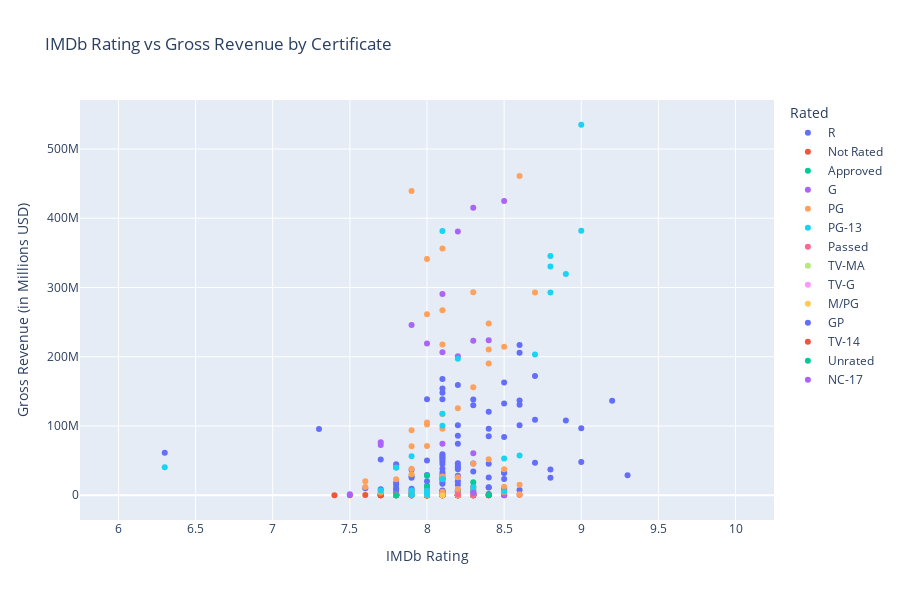

The cell this chart's notebook holds for it:
### Markdown cell above
## iii. Interactive Widgets:

### Code cell
fig = px.scatter(
    df_movies,
    x='IMDb_Rating',
    y='Gross',
    color='Rated',
    hover_data=['Movie Name', 'Director', 'Votes'],
    title='IMDb Rating vs Gross Revenue by Certificate',
    labels={
        'IMDb_Rating': 'IMDb Rating',
        'Gross': 'Gross Revenue (in Millions USD)',
        'Rated': 'Movie Certificate'
    }
)
fig.update_traces(
    hovertemplate=
        "<b>%{customdata[0]}</b><br>" +
        "Director: %{customdata[1]}<br>" +
        "Rating: %{x}<br>" +
        "Gross: $%{y:.2f}M<br>" +
        "Votes: %{customdata[2]:,}<extra></extra>",
    customdata=df_movies[['Movie Name', 'Director', 'Votes']]
)
fig.update_layout(
    height=600,
    width=900,
    legend_title_text='Rated'
)
fig.show()

### Figure 1 — Plotly figure (JSON) as saved in the notebook; plotly's stock layout.template omitted (floating-point values rounded to 4 significant figures; data arrays with more than 128 entries replaced by an {"elided": "..."} marker saying what was removed)
{"data": [{"customdata": {"elided": "496x3 mixed values"}, "hovertemplate": "<b>%{customdata[0]}</b><br>Director: %{customdata[1]}<br>Rating: %{x}<br>Gross: $%{y:.2f}M<br>Votes: %{customdata[2]:,}<extra></extra>", "legendgroup": "R", "marker": {"color": "#636efa", "symbol": "circle"}, "mode": "markers", "name": "R", "orientation": "v", "showlegend": true, "type": "scatter", "x": [9.2, 9.0, 8.8, 9.3, 8.5, 9.0, 8.9, 8.7, 8.4, 8.7, 8.1, 8.0, 8.2, 8.6, 8.3, 8.6, 8.1, 8.1, 8.5, 8.2, 8.5, 8.5, 8.4, 8.1, 8.6, 8.4, 8.8, 8.1, 6.0, 8.2, 8.3, 8.0, 8.7, 8.6, 8.3, 8.2, 8.1, 8.1, 8.6, 8.4, 8.1, 8.2, 8.1, 8.4, 7.9, 8.4, 8.3, 7.8, 8.2, 8.5, 8.3, 7.9, 8.1, 8.0, 8.1, 8.2, 7.8, 8.5, 8.0, 8.0, 7.8, 6.3, 8.1, 8.2, 8.0, 8.0, 8.1, 7.9, 7.8, 8.6, 8.1, 8.1, 8.5, 7.8, 8.3, 8.2, 8.5, 8.4, 7.8, 8.1, 8.1, 8.1, 7.9, 8.0, 8.2, 8.1, 8.0, 8.3, 7.9, 8.1, 8.4, 7.9, 7.7, 7.8, 7.9, 8.5, 8.1, 8.2, 8.1, 7.3, 8.1, 8.0, 8.2, 7.8, 7.8, 8.2, 6.7, 7.8, 8.1, 8.0, 8.0, 8.1, 8.1, 7.7, 8.3, 7.8, 8.1, 7.8, 8.2, 7.7, 7.8, 7.7, 8.0, 7.9, 8.2, 7.9, 7.6, 8.1], "xaxis": "x", "y": [136400000.0, 47830000.0, 25100000.0, 28770000.0, 32000000.0, 96900000.0, 107900000.0, 109000000.0, 96040000.0, 46910000.0, 6783000.0, 124200.0, 28260000.0, 130700000.0, 5322000.0, 7564000.0, 23380000.0, 29200000.0, 84210000.0, 4136000.0, 32590000.0, 274000.0, 11290000.0, 3582000.0, 217000000.0, 11490000.0, 37030000.0, 32910000.0, NaN, 26620000.0, 34400000.0, 13340000.0, 172100000.0, 101000000.0, 2832000.0, 101200000.0, 48980000.0, 280000.0, 205900000.0, 45630000.0, 3760000.0, 40220000.0, 2422000.0, 25540000.0, 238800.0, 85160000.0, 130100000.0, NaN, 46360000.0, 23340000.0, 2458000.0, 638600.0, 16490000.0, 29130000.0, 24610000.0, 15000000.0, 125500.0, 162800000.0, 50000000.0, NaN, 1325000.0, 61520000.0, 23690000.0, 74280000.0, 2381000.0, 1656000.0, 25100000.0, 3314000.0, 39950000.0, 136800000.0, 5821000.0, 5535000.0, 132400000.0, 9929000.0, 2071000.0, 37650000.0, 6720000.0, 1661000.0, 8345000.0, 138500000.0, 5549000.0, 59300000.0, 7220000.0, 20210000.0, 42510000.0, 154300000.0, 553200.0, 138400000.0, 9358000.0, 54510000.0, 120500000.0, 27550000.0, 8551000.0, NaN, NaN, 10200000.0, 45060000.0, 85890000.0, 52290000.0, 95610000.0, 56670000.0, 5970000.0, 159200000.0, 18100000.0, 44790000.0, 5509000.0, NaN, 14740000.0, 19490000.0, 138800000.0, 169700.0, 38370000.0, 3107000.0, 51700000.0, 45970000.0, 2088000.0, 148100000.0, 3803000.0, 20060000.0, 1436000.0, 6172.0, NaN, 3494000.0, 25350000.0, 6391000.0, 36950000.0, 9984000.0, 167800000.0], "yaxis": "y"}, {"customdata": {"elided": "496x3 mixed values"}, "hovertemplate": "<b>%{customdata[0]}</b><br>Director: %{customdata[1]}<br>Rating: %{x}<br>Gross: $%{y:.2f}M<br>Votes: %{customdata[2]:,}<extra></extra>", "legendgroup": "Not Rated", "marker": {"color": "#EF553B", "symbol": "circle"}, "mode": "markers", "name": "Not Rated", "orientation": "v", "showlegend": true, "type": "scatter", "x": {"elided": "155 float values"}, "xaxis": "x", "y": {"elided": "155 float values"}, "yaxis": "y"}, {"customdata": {"elided": "496x3 mixed values"}, "hovertemplate": "<b>%{customdata[0]}</b><br>Director: %{customdata[1]}<br>Rating: %{x}<br>Gross: $%{y:.2f}M<br>Votes: %{customdata[2]:,}<extra></extra>", "legendgroup": "Approved", "marker": {"color": "#00cc96", "symbol": "circle"}, "mode": "markers", "name": "Approved", "orientation": "v", "showlegend": true, "type": "scatter", "x": [9.0, 8.4, 8.2, 8.3, 8.4, 8.2, 8.3, 8.3, 8.1, 8.1, 8.2, 8.4, 8.1, 8.0, 8.0, 8.3, 8.1, 8.1, 8.1, 8.1, 8.0, 8.1, 8.2, 8.2, 8.1, 8.0, 7.9, 8.0, 8.0, 8.0, 8.1, 8.0, 8.0, 7.9, 7.8, 8.1, 8.1, 8.2, 7.8, 7.9, 7.8, 8.1, 7.9, 7.8, 7.9, 7.9, 8.3, 8.1, 8.1, 8.0, 8.0, 8.0, 7.9, 7.9, 7.9, 8.0, 7.9, 7.9, 7.9, 7.9, 7.9, 7.8, 7.8, 7.8, 7.9, 7.8, 7.7], "xaxis": "x", "y": [NaN, 299600.0, NaN, 18600000.0, NaN, 63460.0, 66730.0, NaN, NaN, 1067000.0, 5014000.0, NaN, 3270000.0, NaN, NaN, 592200.0, NaN, 23650000.0, NaN, NaN, NaN, NaN, NaN, NaN, NaN, 11900000.0, NaN, 12540000.0, NaN, NaN, NaN, NaN, 35950.0, NaN, NaN, NaN, 144700.0, NaN, 404500.0, 18180.0, 64640.0, NaN, NaN, NaN, NaN, NaN, NaN, NaN, NaN, NaN, NaN, NaN, NaN, 25560.0, NaN, 28000000.0, NaN, NaN, NaN, NaN, NaN, NaN, 296000.0, NaN, NaN, NaN, NaN], "yaxis": "y"}, {"customdata": {"elided": "496x3 mixed values"}, "hovertemplate": "<b>%{customdata[0]}</b><br>Director: %{customdata[1]}<br>Rating: %{x}<br>Gross: $%{y:.2f}M<br>Votes: %{customdata[2]:,}<extra></extra>", "legendgroup": "G", "marker": {"color": "#ab63fa", "symbol": "circle"}, "mode": "markers", "name": "G", "orientation": "v", "showlegend": true, "type": "scatter", "x": [8.5, 8.5, 8.3, 8.4, 8.3, 8.4, 8.1, 8.5, 8.1, 8.3, 8.2, 8.3, 8.2, 8.0, 8.2, 8.1, 8.0, 8.0, 7.7, 8.1, 8.1, 7.8, 7.9, 7.8, 7.7, 7.5], "xaxis": "x", "y": [19180.0, 163600.0, 1885000.0, NaN, 60480000.0, 223800000.0, 2250000.0, 425000000.0, NaN, 223200000.0, 200900000.0, 415000000.0, NaN, NaN, 380800000.0, 74430000.0, 219000000.0, 6203000.0, 76410000.0, 206400000.0, 290600000.0, 498200.0, 245900000.0, 1004000.0, 72560000.0, 1480000.0], "yaxis": "y"}, {"customdata": {"elided": "496x3 mixed values"}, "hovertemplate": "<b>%{customdata[0]}</b><br>Director: %{customdata[1]}<br>Rating: %{x}<br>Gross: $%{y:.2f}M<br>Votes: %{customdata[2]:,}<extra></extra>", "legendgroup": "PG", "marker": {"color": "#FFA15A", "symbol": "circle"}, "mode": "markers", "name": "PG", "orientation": "v", "showlegend": true, "type": "scatter", "x": [8.5, 8.6, 8.3, 8.3, 8.5, 8.3, 8.6, 8.3, 8.7, 8.1, 8.6, 8.5, 8.1, 8.5, 8.4, 8.4, 8.4, 8.3, 8.4, 7.9, 8.1, 8.1, 7.9, 8.2, 8.1, 8.2, 8.3, 8.2, 8.0, 7.9, 8.0, 8.2, 8.1, 8.1, 7.7, 8.2, 8.1, 7.9, 8.0, 8.0, 7.8, 8.0, 7.9, 7.9, 8.0, 8.0, 8.0, 7.7, 7.9, 7.7, 8.1, 8.0, 7.9, 8.1, 8.2, 7.9, 7.8, 7.8, 7.9, 8.1, 7.9, 8.0, 8.2, 8.1, 7.8, 8.0, 7.6, 7.8, 8.1, 7.6, 7.9, 8.0, 8.1, 8.3], "xaxis": "x", "y": [37620000.0, 15210000.0, 7863000.0, 1628000.0, 4220000.0, 45310000.0, 1484000.0, 9440000.0, 292800000.0, NaN, 461000000.0, 214600000.0, 2739000.0, 12400000.0, 51970000.0, 190200000.0, 248200000.0, 156000000.0, 210500000.0, NaN, 2603000.0, NaN, 38250000.0, 2562000.0, 27200000.0, 26010000.0, 293000000.0, 125600000.0, 857500.0, 22170.0, 974900.0, 9174000.0, 356500000.0, NaN, NaN, 933900.0, 23320000.0, 200500.0, 523700.0, NaN, 82470.0, NaN, NaN, 4000000.0, 102300000.0, 104900000.0, 4543000.0, 3447000.0, 26600.0, 4852000.0, 267300000.0, 509.0, 4081000.0, NaN, 24840.0, 93750000.0, NaN, NaN, 30180000.0, 4941000.0, 439500000.0, 341300000.0, NaN, 95860000.0, NaN, 71110000.0, 20120000.0, 23240000.0, 217600000.0, 11800000.0, 70600000.0, 261400000.0, 117200000.0, 1224000.0], "yaxis": "y"}, {"customdata": {"elided": "496x3 mixed values"}, "hovertemplate": "<b>%{customdata[0]}</b><br>Director: %{customdata[1]}<br>Rating: %{x}<br>Gross: $%{y:.2f}M<br>Votes: %{customdata[2]:,}<extra></extra>", "legendgroup": "PG-13", "marker": {"color": "#19d3f3", "symbol": "circle"}, "mode": "markers", "name": "PG-13", "orientation": "v", "showlegend": true, "type": "scatter", "x": [8.5, 9.0, 9.0, 8.9, 8.8, 8.0, 8.3, 8.3, 8.8, 8.8, 7.9, 8.6, 7.9, 8.0, 7.9, 8.0, 8.1, 6.3, 8.0, 7.9, 8.7, 7.8, 8.5, 8.1, 8.1, 7.9, 8.1, 8.2, 7.9, 7.7], "xaxis": "x", "y": [5322000.0, 381900000.0, 535000000.0, 319400000.0, 345500000.0, 2247000.0, 7099000.0, 11440000.0, 330500000.0, 292600000.0, NaN, 57560000.0, 3334000.0, 4446000.0, 600200.0, 684100.0, 100500000.0, 40560000.0, 6003000.0, 6739000.0, 203200000.0, 40080000.0, 53090000.0, 117600000.0, 381400000.0, 23490.0, 23530000.0, 197200000.0, 56360000.0, 7007000.0], "yaxis": "y"}, {"customdata": {"elided": "496x3 mixed values"}, "hovertemplate": "<b>%{customdata[0]}</b><br>Director: %{customdata[1]}<br>Rating: %{x}<br>Gross: $%{y:.2f}M<br>Votes: %{customdata[2]:,}<extra></extra>", "legendgroup": "Passed", "marker": {"color": "#FF6692", "symbol": "circle"}, "mode": "markers", "name": "Passed", "orientation": "v", "showlegend": true, "type": "scatter", "x": [8.1, 8.2, 8.3, 8.1, 8.2, 8.0, 7.8], "xaxis": "x", "y": [21880.0, 977400.0, 35570.0, NaN, NaN, NaN, 1172000.0], "yaxis": "y"}, {"customdata": {"elided": "496x3 mixed values"}, "hovertemplate": "<b>%{customdata[0]}</b><br>Director: %{customdata[1]}<br>Rating: %{x}<br>Gross: $%{y:.2f}M<br>Votes: %{customdata[2]:,}<extra></extra>", "legendgroup": "TV-MA", "marker": {"color": "#B6E880", "symbol": "circle"}, "mode": "markers", "name": "TV-MA", "orientation": "v", "showlegend": true, "type": "scatter", "x": [8.1, 7.9], "xaxis": "x", "y": [NaN, NaN], "yaxis": "y"}, {"customdata": {"elided": "496x3 mixed values"}, "hovertemplate": "<b>%{customdata[0]}</b><br>Director: %{customdata[1]}<br>Rating: %{x}<br>Gross: $%{y:.2f}M<br>Votes: %{customdata[2]:,}<extra></extra>", "legendgroup": "TV-G", "marker": {"color": "#FF97FF", "symbol": "circle"}, "mode": "markers", "name": "TV-G", "orientation": "v", "showlegend": true, "type": "scatter", "x": [8.1], "xaxis": "x", "y": [NaN], "yaxis": "y"}, {"customdata": {"elided": "496x3 mixed values"}, "hovertemplate": "<b>%{customdata[0]}</b><br>Director: %{customdata[1]}<br>Rating: %{x}<br>Gross: $%{y:.2f}M<br>Votes: %{customdata[2]:,}<extra></extra>", "legendgroup": "M/PG", "marker": {"color": "#FECB52", "symbol": "circle"}, "mode": "markers", "name": "M/PG", "orientation": "v", "showlegend": true, "type": "scatter", "x": [8.1], "xaxis": "x", "y": [83300.0], "yaxis": "y"}, {"customdata": {"elided": "496x3 mixed values"}, "hovertemplate": "<b>%{customdata[0]}</b><br>Director: %{customdata[1]}<br>Rating: %{x}<br>Gross: $%{y:.2f}M<br>Votes: %{customdata[2]:,}<extra></extra>", "legendgroup": "GP", "marker": {"color": "#636efa", "symbol": "circle"}, "mode": "markers", "name": "GP", "orientation": "v", "showlegend": true, "type": "scatter", "x": [7.8], "xaxis": "x", "y": [NaN], "yaxis": "y"}, {"customdata": {"elided": "496x3 mixed values"}, "hovertemplate": "<b>%{customdata[0]}</b><br>Director: %{customdata[1]}<br>Rating: %{x}<br>Gross: $%{y:.2f}M<br>Votes: %{customdata[2]:,}<extra></extra>", "legendgroup": "TV-14", "marker": {"color": "#EF553B", "symbol": "circle"}, "mode": "markers", "name": "TV-14", "orientation": "v", "showlegend": true, "type": "scatter", "x": [8.3], "xaxis": "x", "y": [NaN], "yaxis": "y"}, {"customdata": {"elided": "496x3 mixed values"}, "hovertemplate": "<b>%{customdata[0]}</b><br>Director: %{customdata[1]}<br>Rating: %{x}<br>Gross: $%{y:.2f}M<br>Votes: %{customdata[2]:,}<extra></extra>", "legendgroup": "Unrated", "marker": {"color": "#00cc96", "symbol": "circle"}, "mode": "markers", "name": "Unrated", "orientation": "v", "showlegend": true, "type": "scatter", "x": [7.8, 8.0], "xaxis": "x", "y": [45520.0, NaN], "yaxis": "y"}, {"customdata": {"elided": "496x3 mixed values"}, "hovertemplate": "<b>%{customdata[0]}</b><br>Director: %{customdata[1]}<br>Rating: %{x}<br>Gross: $%{y:.2f}M<br>Votes: %{customdata[2]:,}<extra></extra>", "legendgroup": "NC-17", "marker": {"color": "#ab63fa", "symbol": "circle"}, "mode": "markers", "name": "NC-17", "orientation": "v", "showlegend": true, "type": "scatter", "x": [8.3], "xaxis": "x", "y": [3635000.0], "yaxis": "y"}], "layout": {"height": 600, "legend": {"title": {"text": "Rated"}, "tracegroupgap": 0}, "title": {"text": "IMDb Rating vs Gross Revenue by Certificate"}, "width": 900, "xaxis": {"anchor": "y", "domain": [0, 1], "title": {"text": "IMDb Rating"}}, "yaxis": {"anchor": "x", "domain": [0, 1], "title": {"text": "Gross Revenue (in Millions USD)"}}}}
